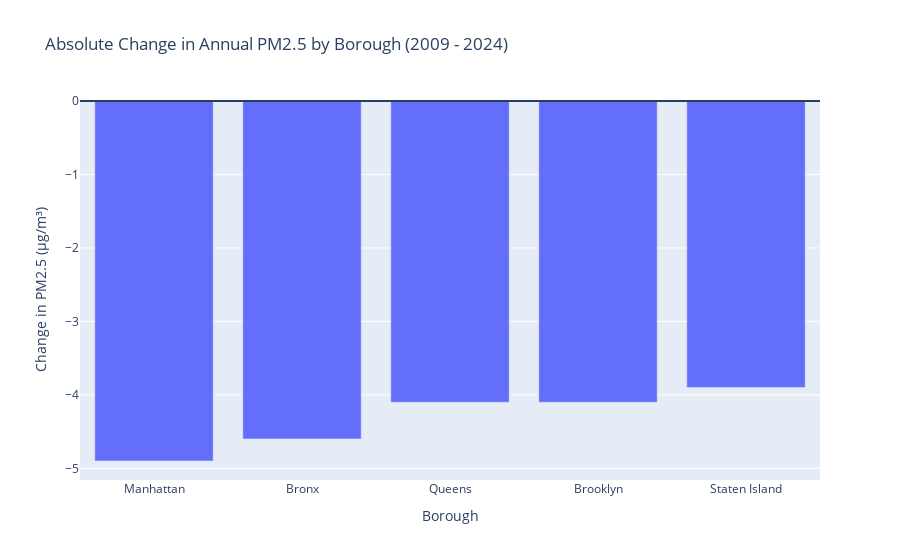

This figure's notebook cell:
### Code cell
# Bar plot of borough changes (absolute change)
borough_change_sorted = borough_change.sort_values("abs_change")
fig = px.bar(
        borough_change_sorted,
        x="borough",
        y="abs_change",
        title=f"Absolute Change in Annual PM2.5 by Borough ({min_year} - {max_year})",
        labels={"borough": "Borough", "abs_change": "Change in PM2.5 (µg/m³)"}
    )
fig.add_hline(y=0)
fig.show()

borough_change_sorted

### Figure 1 — Plotly figure (JSON) as saved in the notebook; plotly's stock layout.template omitted (floating-point values rounded to 4 significant figures)
{"data": [{"hovertemplate": "Borough=%{x}<br>Change in PM2.5 (µg/m³)=%{y}<extra></extra>", "legendgroup": "", "marker": {"color": "#636efa", "pattern": {"shape": ""}}, "name": "", "orientation": "v", "showlegend": false, "textposition": "auto", "type": "bar", "x": ["Manhattan", "Bronx", "Queens", "Brooklyn", "Staten Island"], "xaxis": "x", "y": [-4.9, -4.6, -4.1, -4.1, -3.9], "yaxis": "y"}], "layout": {"barmode": "relative", "legend": {"tracegroupgap": 0}, "shapes": [{"type": "line", "x0": 0, "x1": 1, "xref": "x domain", "y0": 0, "y1": 0, "yref": "y"}], "title": {"text": "Absolute Change in Annual PM2.5 by Borough (2009 - 2024)"}, "xaxis": {"anchor": "y", "domain": [0, 1], "title": {"text": "Borough"}}, "yaxis": {"anchor": "x", "domain": [0, 1], "title": {"text": "Change in PM2.5 (µg/m³)"}}}}
